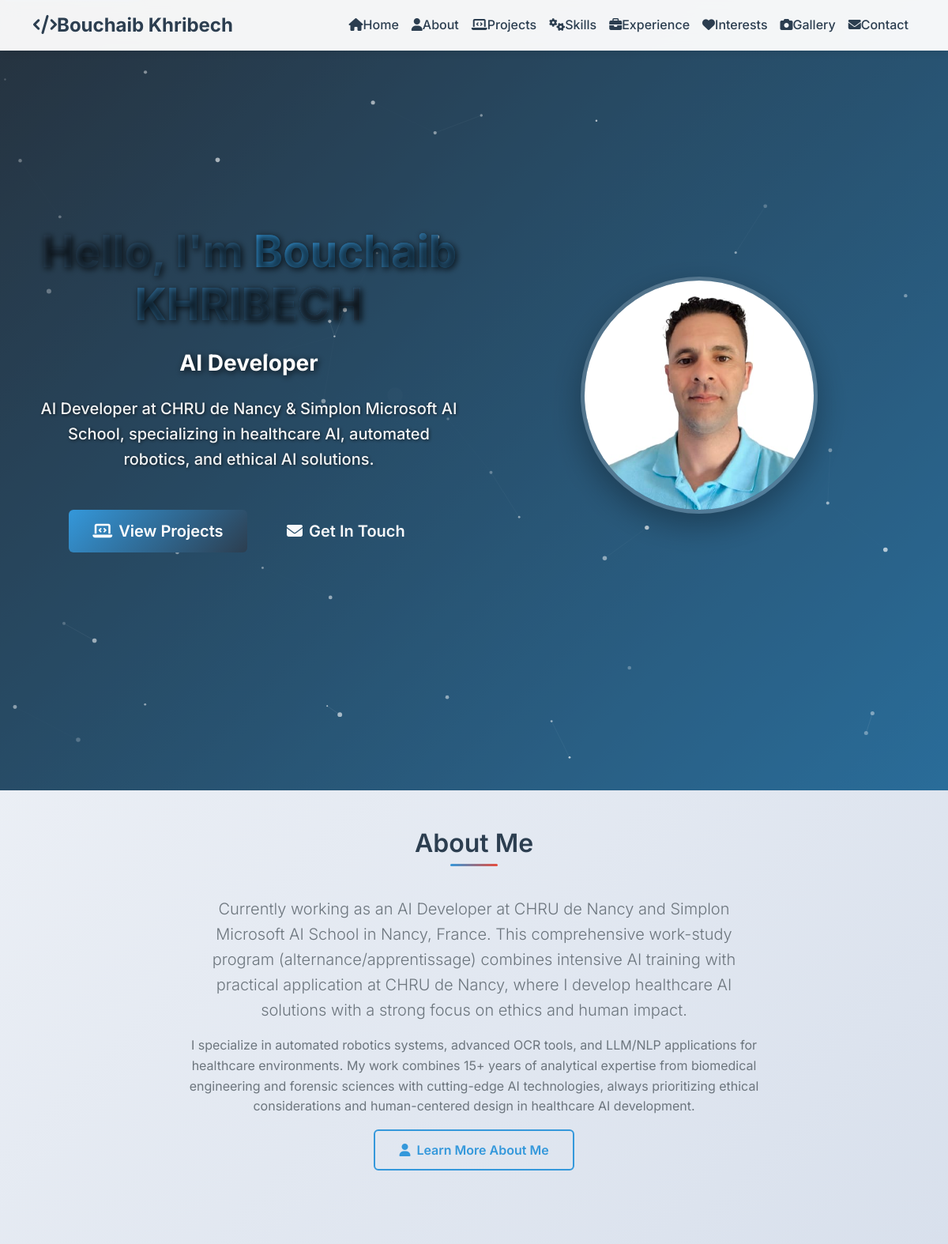
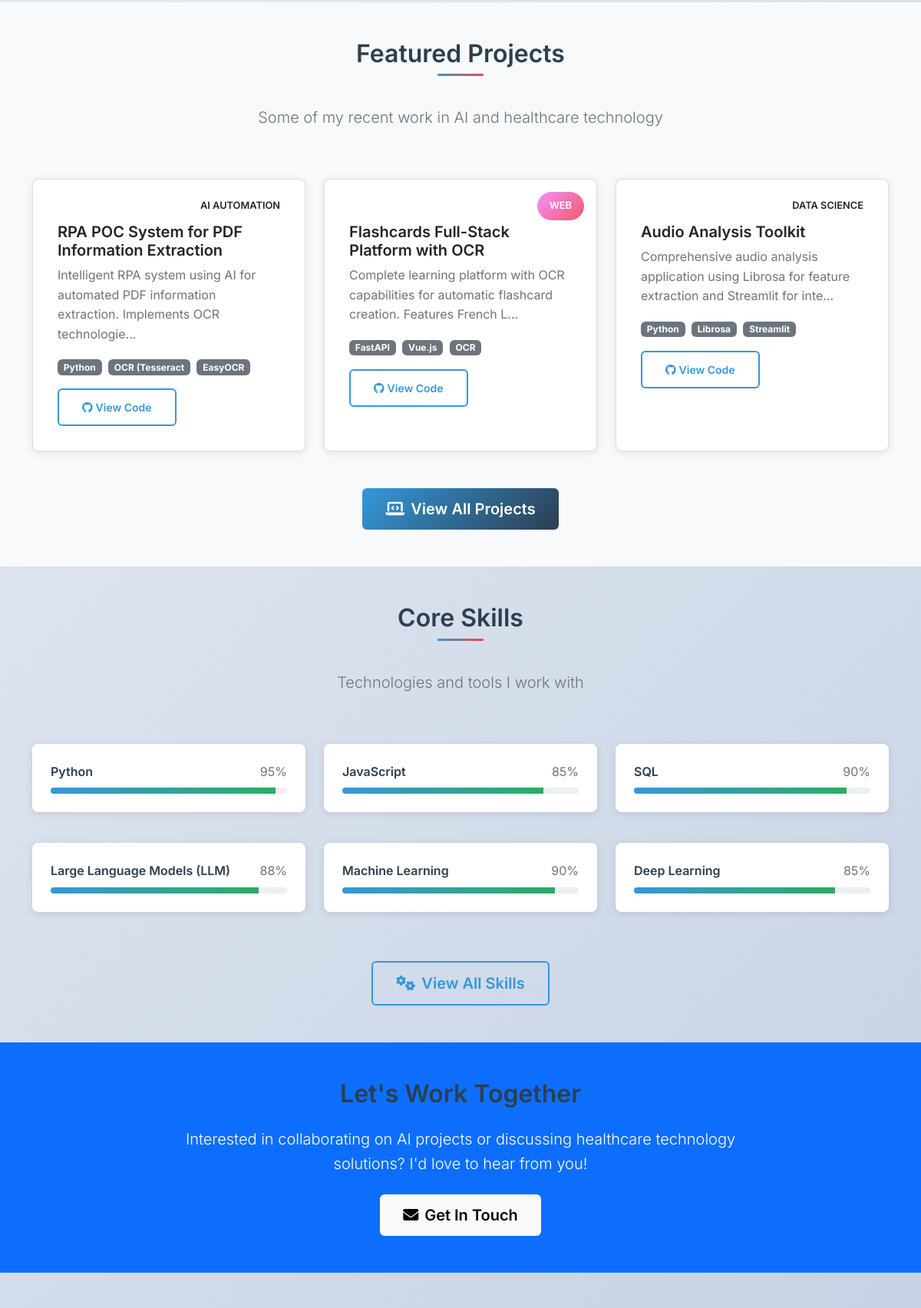
The page / (upper part) on the database its author committed (2 pictures, top to bottom).
### portfolio_app/models/project.py (models this page shows, shortened)
class Project(db.Model):
    __tablename__ = "projects"
    id = db.Column(db.Integer, primary_key=True)
    title = db.Column(db.String(100), nullable=False)
    description = db.Column(db.Text, nullable=False)
    technology_used = db.Column(db.String(200), nullable=False)
    duration = db.Column(db.String(50), nullable=False)
    project_type = db.Column(db.String(50), nullable=False, default="general")
    github_url = db.Column(db.String(200))
    demo_url = db.Column(db.String(200))
    image_url = db.Column(db.String(200))
    featured = db.Column(db.Boolean, default=False)
    created_date = db.Column(db.DateTime, default=lambda: datetime.now(timezone.utc))

### portfolio_app/models/skill.py (models this page shows, shortened)
class Skill(db.Model):
    __tablename__ = "skills"
    id = db.Column(db.Integer, primary_key=True)
    name = db.Column(db.String(100), nullable=False)
    category = db.Column(db.String(50), nullable=False)
    proficiency = db.Column(db.Integer, nullable=False)  # 1-100 scale
    description = db.Column(db.Text)
    icon = db.Column(db.String(100))  # For icon class names
    featured = db.Column(db.Boolean, default=False)
    created_date = db.Column(db.DateTime, default=lambda: datetime.now(timezone.utc))

### portfolio_app/__init__.py (the view)
    @app.route("/")
    def index():
        from .models.project import Project
        from .models.experience import Experience
        from .models.skill import Skill
        featured_projects = Project.query.filter_by(featured=True).limit(3).all()
        recent_experiences = (
            Experience.query.order_by(Experience.start_date.desc()).limit(2).all()
        )
        top_skills = Skill.query.filter_by(featured=True).limit(6).all()
        return render_template(
            "index.html",
            featured_projects=featured_projects,
            recent_experiences=recent_experiences,
            top_skills=top_skills,
        )

### portfolio_app/templates/index.html (shortened to what this page needs)
{% extends "base.html" %}
{% block content %}
<section class="hero-section text-center">
    <div class="container">
        <div class="row align-items-center min-vh-100 py-5">
            <div class="col-lg-6 mb-5 mb-lg-0">
                <div class="hero-content">
                    <h1 class="display-4 mb-4 text-white">
                        Hello, I'm <span class="text-gradient">Bouchaib KHRIBECH</span>
                    </h1>
                    <h2 class="h3 mb-4 text-white-50">
                        <span class="typing-effect">AI Developer</span>
                    </h2>
                    <p class="lead mb-5 text-white-75">
                        AI Developer at CHRU de Nancy & Simplon Microsoft AI School, specializing in healthcare AI, automated robotics, and ethical AI solutions.
                    </p>
                    <div class="hero-buttons">
                        <a href="{{ url_for('projects') }}" class="btn btn-primary btn-lg me-3 mb-3">
                            <i class="fas fa-laptop-code me-2"></i>View Projects
                        </a>
                        <a href="{{ url_for('contact') }}" class="btn btn-outline-light btn-lg mb-3">
                            <i class="fas fa-envelope me-2"></i>Get In Touch
                        </a>
                    </div>
                </div>
            </div>
            <div class="col-lg-6">
                <div class="hero-image text-center">
                    <img src="{{ url_for('static', filename='images/profile.jpg') }}"
                         class="profile-image img-fluid rounded-circle"
                         alt="Bouchaib Khribech - AI Developer"
                         style="width: 300px; height: 300px; object-fit: cover; border: 5px solid rgba(255, 255, 255, 0.2); box-shadow: 0 15px 40px rgba(0,0,0,0.3);">
                </div>
            </div>
        </div>
    </div>
</section>
<section class="py-5">
    <div class="container">
        <div class="row">
            <div class="col-lg-8 mx-auto text-center mb-5">
                <h2 class="section-title">About Me</h2>
                <p class="lead text-muted">
                    Currently working as an AI Developer at CHRU de Nancy and Simplon Microsoft AI School in Nancy, France.
                    This comprehensive work-study program (alternance/apprentissage) combines intensive AI training with practical
                    application at CHRU de Nancy, where I develop healthcare AI solutions with a strong focus on ethics and human impact.
                </p>
                <p class="text-muted">
                    I specialize in automated robotics systems, advanced OCR tools, and LLM/NLP applications for healthcare environments.
                    My work combines 15+ years of analytical expertise from biomedical engineering and forensic sciences with cutting-edge
                    AI technologies, always prioritizing ethical considerations and human-centered design in healthcare AI development.
                </p>
                <a href="{{ url_for('about') }}" class="btn btn-outline-primary">
                    <i class="fas fa-user me-2"></i>Learn More About Me
                </a>
            </div>
        </div>
    </div>
</section>
<section class="py-5 bg-light">
    <div class="container">
        <div class="row">
            <div class="col-12 text-center mb-5">
                <h2 class="section-title">Featured Projects</h2>
                <p class="lead text-muted">Some of my recent work in AI and healthcare technology</p>
            </div>
        </div>
        <div class="row">
            {% for project in featured_projects[:3] %}
            <div class="col-lg-4 mb-4">
                <div class="card project-card h-100 loading">
                    <div class="card-body">
                        <div class="project-type-badge project-type-{{ project.project_type }}">
                            {{ project.project_type.replace('_', ' ').title() }}
                        </div>
                        <h5 class="card-title mt-4">{{ project.title }}</h5>
                        <p class="card-text text-muted">{{ project.description[:100] }}...</p>
                        <div class="mb-3">
                            {% for tech in project.technology_used.split(', ')[:3] %}
                                <span class="badge bg-secondary me-1">{{ tech }}</span>
                            {% endfor %}
                        </div>
                        <div class="d-flex justify-content-between align-items-center">
                            <a href="{{ project.github_url }}" target="_blank" class="btn btn-outline-primary btn-sm">
                                <i class="fab fa-github me-1"></i>View Code
                            </a>
                        </div>
                    </div>
                </div>
            </div>
            {% endfor %}
        </div>
        <div class="row">
            <div class="col-12 text-center mt-4">
                <a href="{{ url_for('projects') }}" class="btn btn-primary btn-lg">
                    <i class="fas fa-laptop-code me-2"></i>View All Projects
                </a>
            </div>
        </div>
    </div>
</section>
<section class="py-5">
    <div class="container">
        <div class="row">
            <div class="col-12 text-center mb-5">
                <h2 class="section-title">Core Skills</h2>
                <p class="lead text-muted">Technologies and tools I work with</p>
            </div>
        </div>
        <div class="row">
            {% for skill in top_skills[:6] %}
            <div class="col-lg-4 col-md-6 mb-4">
                <div class="skill-item loading">
                    <div class="d-flex justify-content-between align-items-center mb-2">
                        <h6 class="mb-0">{{ skill.name }}</h6>
                        <span class="text-muted">{{ skill.proficiency }}%</span>
                    </div>
                    <div class="progress">
                        <div class="progress-bar"
                             role="progressbar"
                             style="width: {{ skill.proficiency }}%"
                             data-width="{{ skill.proficiency }}%">
                        </div>
                    </div>
                </div>
            </div>
            {% endfor %}
        </div>
        <div class="row">
            <div class="col-12 text-center mt-4">
                <a href="{{ url_for('skills') }}" class="btn btn-outline-primary btn-lg">
                    <i class="fas fa-cogs me-2"></i>View All Skills
                </a>
            </div>
        </div>
    </div>
</section>
<section class="py-5 bg-primary text-white">
    <div class="container">
        <div class="row">
            <div class="col-lg-8 mx-auto text-center">
                <h2 class="mb-4">Let's Work Together</h2>
                <p class="lead mb-4">
                    Interested in collaborating on AI projects or discussing healthcare technology solutions?
                    I'd love to hear from you!
                </p>
                <a href="{{ url_for('contact') }}" class="btn btn-light btn-lg">
                    <i class="fas fa-envelope me-2"></i>Get In Touch
                </a>
            </div>
        </div>
    </div>
</section>
{% endblock %}

### portfolio_app/templates/base.html (shortened to what this page needs)
<!DOCTYPE html>
<html lang="en">
<head>
    <link href="https://cdn.jsdelivr.net/npm/bootstrap@5.3.0/dist/css/bootstrap.min.css" rel="stylesheet">
    <link rel="stylesheet" href="https://cdnjs.cloudflare.com/ajax/libs/font-awesome/6.4.0/css/all.min.css">
    <link rel="stylesheet" href="{{ url_for('static', filename='css/modern-portfolio.css') }}">
    <link rel="stylesheet" href="{{ url_for('static', filename='css/profile-avatar.css') }}">
</head>
<body>
    <nav class="navbar navbar-expand-lg navbar-light fixed-top" role="navigation" aria-label="Main navigation">
        <div class="container">
            <a class="navbar-brand" href="{{ url_for('index') }}">
                <i class="fas fa-code mr-2"></i>Bouchaib Khribech
            </a>
            <div class="collapse navbar-collapse" id="navbarNav">
                <ul class="navbar-nav ms-auto">
                    <li class="nav-item">
                        <a class="nav-link" href="{{ url_for('index') }}">
                            <i class="fas fa-home mr-1"></i>Home
                        </a>
                    </li>
                    <li class="nav-item">
                        <a class="nav-link" href="{{ url_for('about') }}">
                            <i class="fas fa-user mr-1"></i>About
                        </a>
                    </li>
                    <li class="nav-item">
                        <a class="nav-link" href="{{ url_for('projects') }}">
                            <i class="fas fa-laptop-code mr-1"></i>Projects
                        </a>
                    </li>
                    <li class="nav-item">
                        <a class="nav-link" href="{{ url_for('skills') }}">
                            <i class="fas fa-cogs mr-1"></i>Skills
                        </a>
                    </li>
                    <li class="nav-item">
                        <a class="nav-link" href="{{ url_for('experience') }}">
                            <i class="fas fa-briefcase mr-1"></i>Experience
                        </a>
                    </li>
                    <li class="nav-item">
                        <a class="nav-link" href="{{ url_for('interests') }}">
                            <i class="fas fa-heart mr-1"></i>Interests
                        </a>
                    </li>
                    <li class="nav-item">
                        <a class="nav-link" href="{{ url_for('gallery') }}">
                            <i class="fas fa-camera mr-1"></i>Gallery
                        </a>
                    </li>
                    <li class="nav-item">
                        <a class="nav-link" href="{{ url_for('contact') }}">
                            <i class="fas fa-envelope mr-1"></i>Contact
                        </a>
                    </li>
                </ul>
            </div>
        </div>
    </nav>
    <main id="main-content" role="main">
        <div class="container-fluid px-0">
            {% block content %}{% endblock %}
        </div>
    </main>
</body>
</html>

### rows shown on the page
Project: project_type.replace "AI AUTOMATION", title "RPA POC System for PDF Information Extraction", description "Intelligent RPA system using AI for automated PDF information extraction. Implements OCR technologie", 3 "Python" "OCR (Tesseract" "EasyOCR"
Project: project_type.replace "WEB", title "Flashcards Full-Stack Platform with OCR", description "Complete learning platform with OCR capabilities for automatic flashcard creation. Features French L", 3 "FastAPI" "Vue.js" "OCR"
Project: project_type.replace "DATA SCIENCE", title "Audio Analysis Toolkit", description "Comprehensive audio analysis application using Librosa for feature extraction and Streamlit for inte", 3 "Python" "Librosa" "Streamlit"
Skill: name "Python", proficiency "95"
Skill: name "JavaScript", proficiency "85"
Skill: name "SQL", proficiency "90"
Skill: name "Large Language Models (LLM)", proficiency "88"
Skill: name "Machine Learning", proficiency "90"
Skill: name "Deep Learning", proficiency "85"
